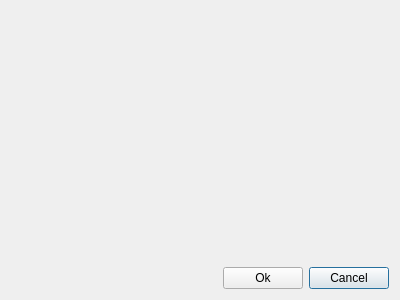
<?xml version="1.0" encoding="UTF-8"?>
<ui version="4.0">
 <class>OptionsDialog</class>
 <widget class="QDialog" name="OptionsDialog">
  <property name="geometry">
   <rect>
    <x>0</x>
    <y>0</y>
    <width>400</width>
    <height>300</height>
   </rect>
  </property>
  <layout class="QVBoxLayout" name="verticalLayout">
   <item>
    <widget class="Options" name="options" native="true">
     <property name="sizePolicy">
      <sizepolicy hsizetype="Preferred" vsizetype="Expanding">
       <horstretch>0</horstretch>
       <verstretch>0</verstretch>
      </sizepolicy>
     </property>
    </widget>
   </item>
   <item>
    <layout class="QHBoxLayout" name="horizontalLayout_2">
     <item>
      <spacer name="horizontalSpacer">
       <property name="orientation">
        <enum>Qt::Horizontal</enum>
       </property>
       <property name="sizeHint" stdset="0">
        <size>
         <width>40</width>
         <height>20</height>
        </size>
       </property>
      </spacer>
     </item>
     <item>
      <widget class="QPushButton" name="okButton">
       <property name="text">
        <string>Ok</string>
       </property>
       <property name="icon">
        <iconset theme="dialog-ok">
         <normaloff>../../../../</normaloff>../../../../</iconset>
       </property>
      </widget>
     </item>
     <item>
      <widget class="QPushButton" name="cancelButton">
       <property name="text">
        <string>Cancel</string>
       </property>
       <property name="icon">
        <iconset theme="dialog-close">
         <normaloff>../../../../</normaloff>../../../../</iconset>
       </property>
       <property name="default">
        <bool>true</bool>
       </property>
      </widget>
     </item>
    </layout>
   </item>
  </layout>
 </widget>
 <customwidgets>
  <customwidget>
   <class>Options</class>
   <extends>QWidget</extends>
   <header>options.h</header>
   <container>1</container>
  </customwidget>
 </customwidgets>
 <resources/>
 <connections/>
</ui>
